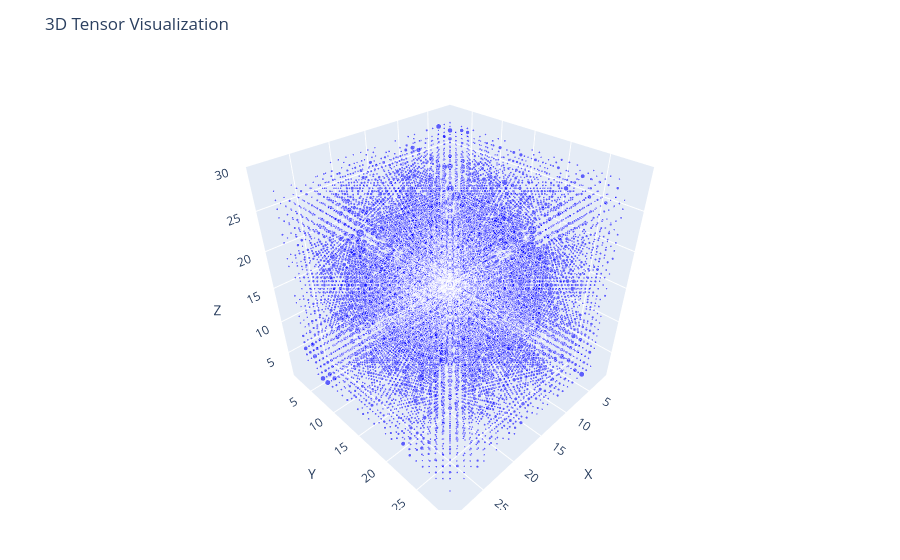

Notebook cell for this chart:
### Code cell
curve = toCurveTensor(fdaTen)
plotTensor(curve.tensor)

### Figure 1 — Plotly figure (JSON) as saved in the notebook; plotly's stock layout.template omitted (floating-point values rounded to 4 significant figures; data arrays with more than 128 entries replaced by an {"elided": "..."} marker saying what was removed)
{"data": [{"marker": {"color": "blue", "opacity": 0.6, "size": {"elided": "15232 float values"}}, "mode": "markers", "type": "scatter3d", "x": {"elided": "15232 int values"}, "y": {"elided": "15232 int values"}, "z": {"elided": "15232 int values"}}], "layout": {"margin": {"b": 50, "l": 50, "r": 50, "t": 60}, "scene": {"aspectmode": "cube", "xaxis": {"range": [1, 30], "title": "X"}, "yaxis": {"range": [1, 30], "title": "Y"}, "zaxis": {"range": [1, 30], "title": "Z"}}, "title": "3D Tensor Visualization"}}
